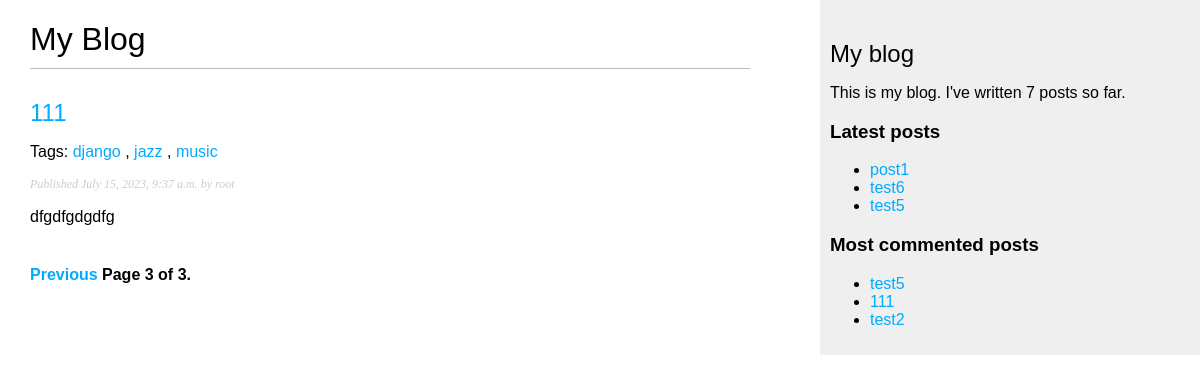
Page /blog/?page=3 on the committed database.
### blog/models.py (models this page shows, shortened)
class Post(models.Model):
    class Status(models.TextChoices):
        DRAFT = 'DF', 'Draft'
        PUBLISHED = 'PB', 'Published'
    title = models.CharField(max_length=250)
    slug = models.SlugField(max_length=250, unique_for_date='publish')
    author = models.ForeignKey(User,
                               on_delete=models.CASCADE,
                               related_name='blog_posts')
    body = models.TextField()
    publish = models.DateTimeField(default=timezone.now)
    created = models.DateTimeField(auto_now_add=True)
    updated = models.DateTimeField(auto_now=True)
    status = models.CharField(max_length=2,
                              choices=Status.choices,
                              default=Status.DRAFT)
    tags = TaggableManager()
    objects = models.Manager()
    published = PublishedManager()
    class Meta:
        ordering = ['-publish']
        indexes = [
            models.Index(fields=['-publish']),
        ]
    def get_absolute_url(self):
        return reverse('blog:post_detail',
                       args=[self.publish.year, self.publish.month, self.publish.day, self.slug])

### blog/views.py (the view)
# urls.py: path('', views.post_list, name='post_list'),
def post_list(request, tag_slug=None):
    post_list = Post.published.all()
    tag = None
    if tag_slug:
        tag = get_object_or_404(Tag, slug=tag_slug)
        post_list = post_list.filter(tags__in=[tag])
    paginator = Paginator(post_list, 3)
    page_number = request.GET.get('page', 1)
    try:
        posts = paginator.page(page_number)
    except EmptyPage:
        posts = paginator.page(paginator.num_pages)
    except PageNotAnInteger:
        posts = paginator.page(paginator.num_pages)
    return render(request, 'post/list.html', {'posts': posts, 'tag': tag})

### blog/models.py (called while the page is built)
    def get_queryset(self):
        return super().get_queryset().filter(status=Post.Status.PUBLISHED)

### blog/templatetags/blog_tags.py (called while the page is built)
@register.simple_tag
def total_posts():
    return Post.published.count()

@register.simple_tag
def get_most_commented_posts(count=3):
    return Post.published.annotate(total_comments=Count('comments')).order_by('-total_comments')[:count]

@register.inclusion_tag('post/latest_posts.html')
def show_latest_posts(count=3):
    latest_posts = Post.published.order_by('-publish')[:count]
    return {'latest_posts': latest_posts}

@register.filter(name='markdown')
def markdown_format(text):
    return mark_safe(markdown.markdown(text))

### blog/templates/post/list.html (shortened to what this page needs)
{% extends "base.html" %}
{% load blog_tags %}
{% block content %}
 <h1>My Blog</h1>
 {% for post in posts %}
 <h2>
 <a href="{{ post.get_absolute_url }}">
 {{ post.title }}
 </a>
 </h2>
 <p class="tags">Tags:
      {% for tag in post.tags.all %}
     <a href="{% url "blog:post_list_by_tag" tag.slug %}">
     {{ tag.name }}
     </a>
     {% if not forloop.last %}, {% endif %}
     {% endfor %}
 </p>
 <p class="date">
 Published {{ post.publish }} by {{ post.author }}
 </p>
 {{ post.body|markdown|truncatewords_html:30 }}
 {% endfor %}
    {% include "pagination.html" with page=posts  %}
{% endblock %}

### blog/templates/base.html (shortened to what this page needs)
{% load blog_tags %}
{% load static %}
<!DOCTYPE html>
<html>
<head>
 <link href="{% static "css/blog.css" %}" rel="stylesheet">
</head>
<body>
 <div id="content">
 {% block content %}
 {% endblock %}
 </div>
 <div id="sidebar">
 <h2>My blog</h2>
 <p>
     This is my blog.
     I've written {% total_posts %} posts so far.
 </p>
     <h3>Latest posts</h3>
    {% show_latest_posts 3 %}
      <h3>Most commented posts</h3>
     {% get_most_commented_posts as most_commented_posts %}
     <ul>
     {% for post in most_commented_posts %}
     <li>
     <a href="{{ post.get_absolute_url }}">{{ post.title }}</a>
     </li>
     {% endfor %}
 </div>
</body>
</html>

### blog/templates/post/latest_posts.html
<ul>
 {% for post in latest_posts %}
 <li>
 <a href="{{ post.get_absolute_url }}">{{ post.title }}</a>
 </li>
 {% endfor %}
</ul>

### blog/static/css/blog.css (style rules this page uses)
body { margin:0; padding:0; font-family:helvetica, sans-serif; }
a { color:#00abff; text-decoration:none; }
h1 { font-weight:normal; border-bottom:1px solid #bbb; padding:0 0 10px 0; }
h2 { font-weight:normal; margin:30px 0 0; }
#content { float:left; width:60%; padding:0 0 0 30px; }
#sidebar { float:right; width:30%; padding:10px; background:#efefef; height:100%; }
p.date { color:#ccc; font-family: georgia, serif; font-size: 12px; font-style: italic; }

### rows in the picture
Post: title "111", publish "July 15, 2023, 9:37 a.m.", author "root", body "dfgdfgdgdfg"
Tag: name "django"
Tag: name "jazz"
Tag: name "music"
Post: title "post1"
Post: title "test6"
Post: title "test5"
Post: title "test2"

### other values in the picture
{{ page.number }} "3"
{{ page.paginator.num_pages }} "3"
